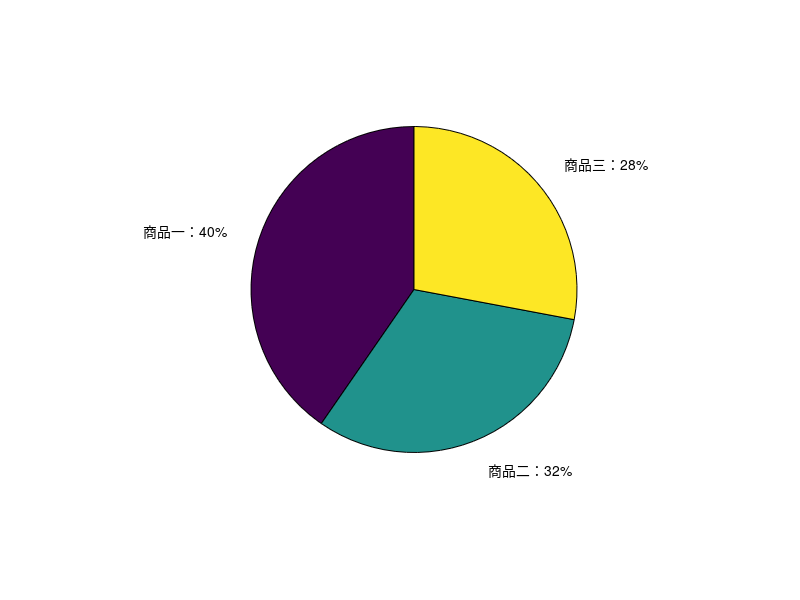

Source code (MATLAB): (Note: this script raises an error after producing the figure.)
% [绘图]饼图的绘制
% function Example09
% h0=figure('toolbar','none',...
%     'position',[200 150 450 250],...
%     'name','Example09');
t=[54 21 35;
    68 54 35;
    45 25 12;
    48 68 45;
    68 54 69];
x=sum(t);
h=pie(x);
textobjs=findobj(h,'type','text');
str1=get(textobjs,{'string'});
val1=get(textobjs,{'extent'});
oldext=cat(1,val1{:});
names={'商品一：';'商品二：';'商品三：'};
str2=strcat(names,str1);
set(textobjs,{'string'},str2)
val2=get(textobjs,{'extent'});
newext=cat(1,val2{:});
offset=sign(oldext(:,1)).*(newext(:,3)-oldext(:,3))/2;
pos=get(textobjs,{'position'});
textpos=cat(1,pos{:});
textpos(:,1)=textpos(:,1)+offset;
set(textobjs,{'position'},num2cell(textpos,[3,2]))
